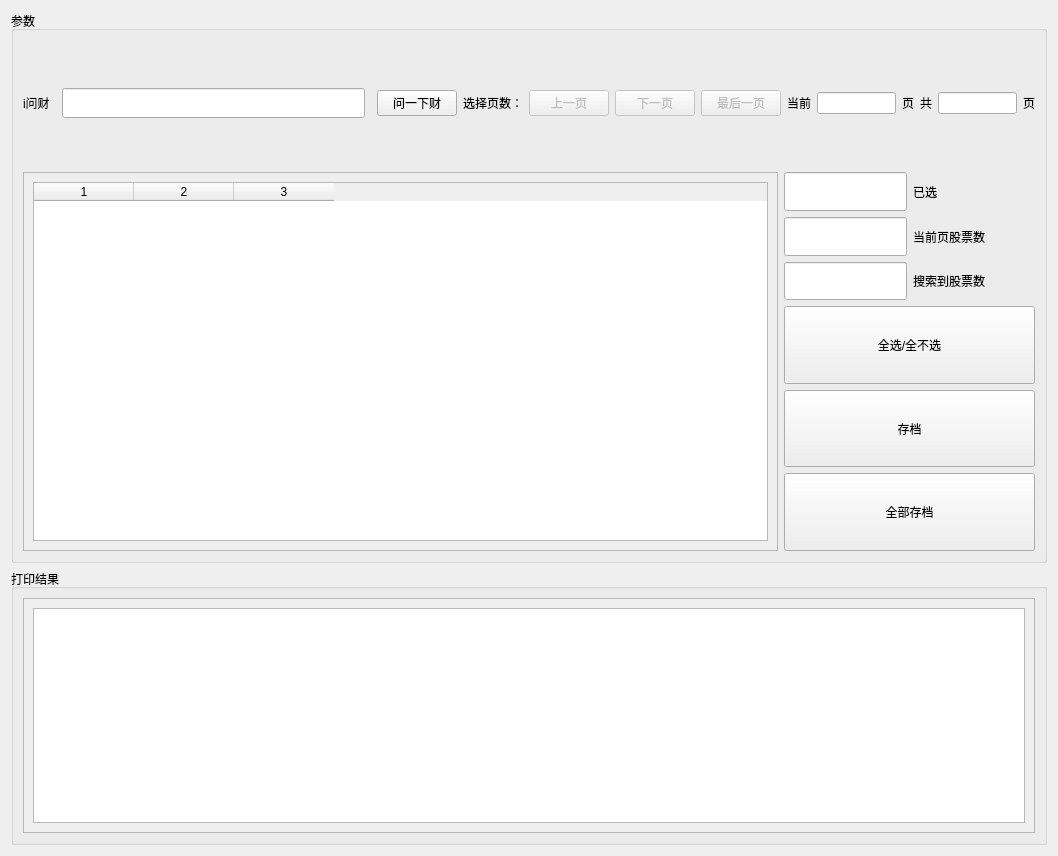
<?xml version="1.0" encoding="UTF-8"?>
<ui version="4.0">
 <class>Form</class>
 <widget class="QWidget" name="Form">
  <property name="geometry">
   <rect>
    <x>0</x>
    <y>0</y>
    <width>1058</width>
    <height>856</height>
   </rect>
  </property>
  <property name="windowTitle">
   <string>问财网图文软件</string>
  </property>
  <layout class="QVBoxLayout" name="verticalLayout_3" stretch="2,1">
   <item>
    <widget class="QGroupBox" name="groupBox">
     <property name="mouseTracking">
      <bool>false</bool>
     </property>
     <property name="title">
      <string>参数</string>
     </property>
     <property name="flat">
      <bool>false</bool>
     </property>
     <layout class="QVBoxLayout" name="verticalLayout_4" stretch="1,3">
      <item>
       <layout class="QHBoxLayout" name="horizontalLayout" stretch="0,4,1,0,1,1,1,0,1,0,0,1,0">
        <item>
         <widget class="QLabel" name="iwencai_label">
          <property name="tabletTracking">
           <bool>false</bool>
          </property>
          <property name="layoutDirection">
           <enum>Qt::LeftToRight</enum>
          </property>
          <property name="text">
           <string>i问财</string>
          </property>
         </widget>
        </item>
        <item>
         <layout class="QVBoxLayout" name="verticalLayout_2" stretch="1,0,1">
          <property name="spacing">
           <number>0</number>
          </property>
          <property name="leftMargin">
           <number>6</number>
          </property>
          <property name="topMargin">
           <number>0</number>
          </property>
          <property name="rightMargin">
           <number>6</number>
          </property>
          <property name="bottomMargin">
           <number>0</number>
          </property>
          <item>
           <spacer name="verticalSpacer">
            <property name="orientation">
             <enum>Qt::Vertical</enum>
            </property>
            <property name="sizeHint" stdset="0">
             <size>
              <width>20</width>
              <height>40</height>
             </size>
            </property>
           </spacer>
          </item>
          <item>
           <widget class="QLineEdit" name="search_input">
            <property name="sizePolicy">
             <sizepolicy hsizetype="Expanding" vsizetype="Minimum">
              <horstretch>0</horstretch>
              <verstretch>0</verstretch>
             </sizepolicy>
            </property>
            <property name="minimumSize">
             <size>
              <width>0</width>
              <height>30</height>
             </size>
            </property>
           </widget>
          </item>
          <item>
           <spacer name="verticalSpacer_2">
            <property name="orientation">
             <enum>Qt::Vertical</enum>
            </property>
            <property name="sizeHint" stdset="0">
             <size>
              <width>20</width>
              <height>40</height>
             </size>
            </property>
           </spacer>
          </item>
         </layout>
        </item>
        <item>
         <widget class="QPushButton" name="iwencai_button">
          <property name="text">
           <string>问一下财</string>
          </property>
         </widget>
        </item>
        <item>
         <widget class="QLabel" name="search_num_label">
          <property name="enabled">
           <bool>true</bool>
          </property>
          <property name="text">
           <string>选择页数：</string>
          </property>
         </widget>
        </item>
        <item>
         <widget class="QPushButton" name="previous_page_button">
          <property name="enabled">
           <bool>false</bool>
          </property>
          <property name="text">
           <string>上一页</string>
          </property>
         </widget>
        </item>
        <item>
         <widget class="QPushButton" name="next_page_button">
          <property name="enabled">
           <bool>false</bool>
          </property>
          <property name="text">
           <string>下一页</string>
          </property>
         </widget>
        </item>
        <item>
         <widget class="QPushButton" name="thelast_page_button">
          <property name="enabled">
           <bool>false</bool>
          </property>
          <property name="text">
           <string>最后一页</string>
          </property>
         </widget>
        </item>
        <item>
         <widget class="QLabel" name="label">
          <property name="text">
           <string>当前</string>
          </property>
         </widget>
        </item>
        <item>
         <widget class="QLineEdit" name="current_page">
          <property name="enabled">
           <bool>true</bool>
          </property>
          <property name="readOnly">
           <bool>true</bool>
          </property>
         </widget>
        </item>
        <item>
         <widget class="QLabel" name="label_2">
          <property name="text">
           <string>页</string>
          </property>
         </widget>
        </item>
        <item>
         <widget class="QLabel" name="all_label">
          <property name="text">
           <string>共</string>
          </property>
         </widget>
        </item>
        <item>
         <widget class="QLineEdit" name="all_page_num">
          <property name="enabled">
           <bool>true</bool>
          </property>
          <property name="readOnly">
           <bool>true</bool>
          </property>
         </widget>
        </item>
        <item>
         <widget class="QLabel" name="page_label">
          <property name="text">
           <string>页</string>
          </property>
         </widget>
        </item>
       </layout>
      </item>
      <item>
       <layout class="QHBoxLayout" name="horizontalLayout_8" stretch="3,1">
        <item>
         <widget class="QScrollArea" name="scrollArea">
          <property name="widgetResizable">
           <bool>true</bool>
          </property>
          <widget class="QWidget" name="scrollAreaWidgetContents">
           <property name="geometry">
            <rect>
             <x>0</x>
             <y>0</y>
             <width>757</width>
             <height>384</height>
            </rect>
           </property>
           <layout class="QHBoxLayout" name="horizontalLayout_4">
            <item>
             <widget class="QTableWidget" name="searched_show">
              <property name="enabled">
               <bool>true</bool>
              </property>
              <property name="rowCount">
               <number>0</number>
              </property>
              <property name="columnCount">
               <number>3</number>
              </property>
              <column/>
              <column/>
              <column/>
             </widget>
            </item>
           </layout>
          </widget>
         </widget>
        </item>
        <item>
         <layout class="QVBoxLayout" name="verticalLayout" stretch="1,1,1,2,2,2">
          <item>
           <layout class="QHBoxLayout" name="horizontalLayout_2" stretch="1,1">
            <item>
             <widget class="QLineEdit" name="selected_num">
              <property name="sizePolicy">
               <sizepolicy hsizetype="Expanding" vsizetype="Minimum">
                <horstretch>0</horstretch>
                <verstretch>0</verstretch>
               </sizepolicy>
              </property>
              <property name="minimumSize">
               <size>
                <width>0</width>
                <height>30</height>
               </size>
              </property>
              <property name="readOnly">
               <bool>true</bool>
              </property>
             </widget>
            </item>
            <item>
             <widget class="QLabel" name="selected_label">
              <property name="sizePolicy">
               <sizepolicy hsizetype="Expanding" vsizetype="Expanding">
                <horstretch>0</horstretch>
                <verstretch>0</verstretch>
               </sizepolicy>
              </property>
              <property name="text">
               <string>已选</string>
              </property>
             </widget>
            </item>
           </layout>
          </item>
          <item>
           <layout class="QHBoxLayout" name="horizontalLayout_5" stretch="1,1">
            <item>
             <widget class="QLineEdit" name="page_searched_num">
              <property name="sizePolicy">
               <sizepolicy hsizetype="Expanding" vsizetype="Minimum">
                <horstretch>0</horstretch>
                <verstretch>0</verstretch>
               </sizepolicy>
              </property>
              <property name="minimumSize">
               <size>
                <width>0</width>
                <height>30</height>
               </size>
              </property>
             </widget>
            </item>
            <item>
             <widget class="QLabel" name="page_searched_num_label">
              <property name="text">
               <string>当前页股票数</string>
              </property>
             </widget>
            </item>
           </layout>
          </item>
          <item>
           <layout class="QHBoxLayout" name="horizontalLayout_3" stretch="1,1">
            <property name="spacing">
             <number>6</number>
            </property>
            <item>
             <widget class="QLineEdit" name="searched_num">
              <property name="sizePolicy">
               <sizepolicy hsizetype="Expanding" vsizetype="Minimum">
                <horstretch>0</horstretch>
                <verstretch>0</verstretch>
               </sizepolicy>
              </property>
              <property name="minimumSize">
               <size>
                <width>0</width>
                <height>30</height>
               </size>
              </property>
              <property name="readOnly">
               <bool>true</bool>
              </property>
             </widget>
            </item>
            <item>
             <widget class="QLabel" name="searched_num_label">
              <property name="sizePolicy">
               <sizepolicy hsizetype="Expanding" vsizetype="Minimum">
                <horstretch>0</horstretch>
                <verstretch>0</verstretch>
               </sizepolicy>
              </property>
              <property name="minimumSize">
               <size>
                <width>0</width>
                <height>30</height>
               </size>
              </property>
              <property name="text">
               <string>搜索到股票数</string>
              </property>
             </widget>
            </item>
           </layout>
          </item>
          <item>
           <widget class="QPushButton" name="select_all_button">
            <property name="sizePolicy">
             <sizepolicy hsizetype="Minimum" vsizetype="Expanding">
              <horstretch>0</horstretch>
              <verstretch>0</verstretch>
             </sizepolicy>
            </property>
            <property name="text">
             <string>全选/全不选</string>
            </property>
           </widget>
          </item>
          <item>
           <widget class="QPushButton" name="print_button">
            <property name="sizePolicy">
             <sizepolicy hsizetype="Minimum" vsizetype="Expanding">
              <horstretch>0</horstretch>
              <verstretch>0</verstretch>
             </sizepolicy>
            </property>
            <property name="text">
             <string>存档</string>
            </property>
            <property name="checkable">
             <bool>false</bool>
            </property>
           </widget>
          </item>
          <item>
           <widget class="QPushButton" name="print_all_button">
            <property name="sizePolicy">
             <sizepolicy hsizetype="Minimum" vsizetype="Expanding">
              <horstretch>0</horstretch>
              <verstretch>0</verstretch>
             </sizepolicy>
            </property>
            <property name="text">
             <string>全部存档</string>
            </property>
           </widget>
          </item>
         </layout>
        </item>
       </layout>
      </item>
     </layout>
    </widget>
   </item>
   <item>
    <widget class="QGroupBox" name="groupBox_2">
     <property name="title">
      <string>打印结果</string>
     </property>
     <layout class="QHBoxLayout" name="horizontalLayout_7">
      <item>
       <widget class="QScrollArea" name="scrollArea_2">
        <property name="widgetResizable">
         <bool>true</bool>
        </property>
        <widget class="QWidget" name="scrollAreaWidgetContents_2">
         <property name="geometry">
          <rect>
           <x>0</x>
           <y>0</y>
           <width>1018</width>
           <height>243</height>
          </rect>
         </property>
         <layout class="QHBoxLayout" name="horizontalLayout_6">
          <item>
           <widget class="QTextBrowser" name="print_show"/>
          </item>
         </layout>
        </widget>
       </widget>
      </item>
     </layout>
    </widget>
   </item>
  </layout>
 </widget>
 <resources/>
 <connections/>
</ui>
